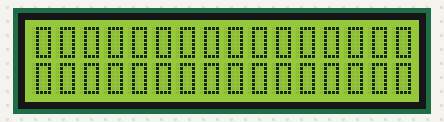
This sketch was run on a simulated Arduino Uno, built with avr-gcc and run on an emulated ATmega328P. Parts: 16×2 character LCD.

Above: at 0.2 s.
At 0.8 s:
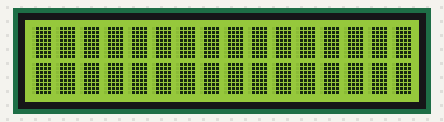

The sketch:

lcd-custom-characters.ino
```cpp
/* Show a display that contains empty rectangles for all characters.
 * Make it so that these rectangles are replaced with filled and back
 * every half second.
*/


//#include <LiquidCrystal.h> (Paralel connection)
#include <LiquidCrystal_I2C.h>


byte fullRectangle[8] = {
  B01111,          // B stands for binary formatter and the five numbers are the pixels
  B01111,
  B01111,
  B01111,
  B01111,
  B01111,
  B01111,
  B01111
};

byte borderRectangle[8] = {
  B01111,
  B01001,
  B01001,
  B01001,
  B01001,
  B01001,
  B01001,
  B01111
};

/*
  Instantiate lcd screen object with I2C connector (Serial connection).

  - First parameter (0x27) represents address of I2C device
  - Second parameter (16) represents number of chars (rectangles) in single line (row).
  - Third parameter (2) represents number of rows on LCD device.
*/
LiquidCrystal_I2C lcd(0x27, 16, 2);

/*
  Instatiate lcd screen object with paralel connection.

  - First parameter (1) represents port number on Arduino board where RS input of lcd screen is connected to.
  - Second parameter (2) represents port number on Arduino board where E (enable) input of lcd screen is connected to.
  - Rest of the parameters represents active pins for data transfer (d4, d5, d6, d7)
*/
//LiquidCrystal lcd(1, 2, 4, 5, 6, 7);

void setup() {
  //lcd.begin(16, 2); // Initializes the interface to the LCD screen, and specifies the dimensions (width and height) of the display (Paralel connection)
  lcd.init(); // Instead of "lcd.begin()" in Serial connection lcd.init() is used.

  lcd.createChar(0, borderRectangle); // Create a custom character
  lcd.createChar(1, fullRectangle);

  lcd.clear();
  lcd.backlight();
}

void loop() {
  lcd.clear();

  for(int i = 0; i <= 15; i++)
  {
    for(int j = 0; j <= 1; j++)
    {
      lcd.setCursor(i,j);
      lcd.write(byte(0)); //byte(0) represents borderRectangle char - look up to its init in setup function
    }
  }

  delay(500);
  lcd.clear();

  for(int i = 0; i <= 15; i++)
  {
    for(int j = 0; j <= 1; j++)
    {
      lcd.setCursor(i,j);
      lcd.write(byte(1));
    }
  }

  delay(500);
}
```

Measured:
- what the display in image 1 shows lasts 0.6 s, from 0.7 s to 1.3 s
